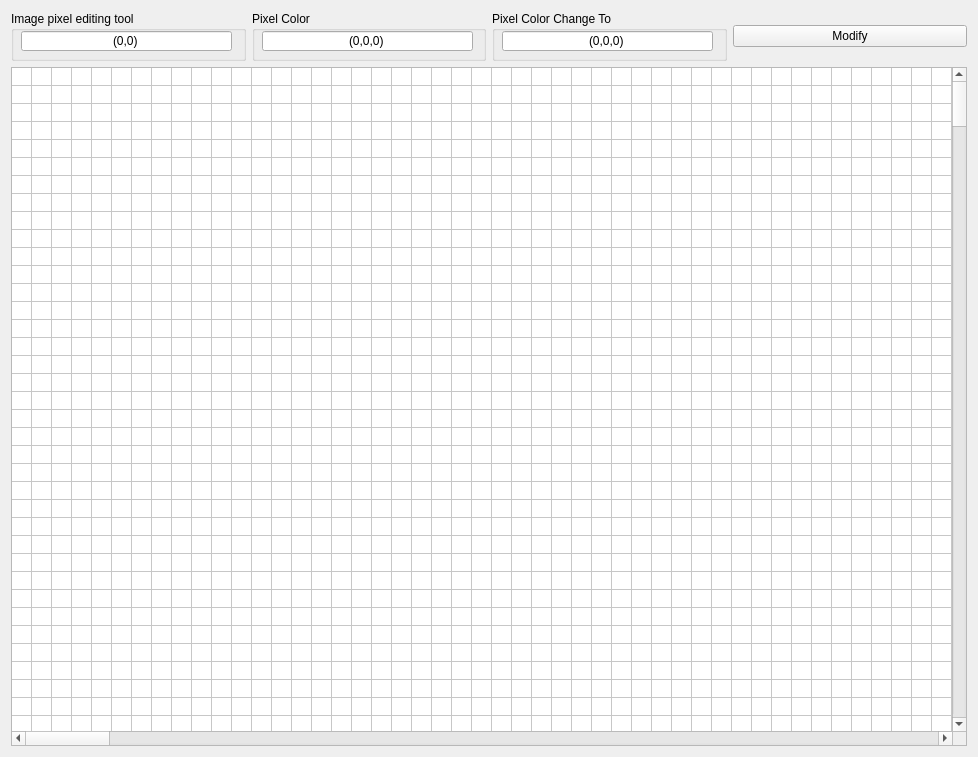
<?xml version="1.0" encoding="UTF-8"?>
<ui version="4.0">
 <class>Form</class>
 <widget class="QWidget" name="Form">
  <property name="geometry">
   <rect>
    <x>0</x>
    <y>0</y>
    <width>978</width>
    <height>757</height>
   </rect>
  </property>
  <property name="acceptDrops">
   <bool>false</bool>
  </property>
  <property name="windowTitle">
   <string>Single Image pixel editing tool</string>
  </property>
  <layout class="QGridLayout" name="gridLayout">
   <item row="0" column="0">
    <layout class="QHBoxLayout" name="horizontalLayout">
     <item>
      <widget class="QGroupBox" name="groupBox">
       <property name="minimumSize">
        <size>
         <width>0</width>
         <height>50</height>
        </size>
       </property>
       <property name="maximumSize">
        <size>
         <width>16777215</width>
         <height>50</height>
        </size>
       </property>
       <property name="title">
        <string>Image pixel editing tool</string>
       </property>
       <widget class="QLineEdit" name="txt_PixelLocation">
        <property name="geometry">
         <rect>
          <x>10</x>
          <y>20</y>
          <width>211</width>
          <height>20</height>
         </rect>
        </property>
        <property name="text">
         <string>(0,0)</string>
        </property>
        <property name="alignment">
         <set>Qt::AlignCenter</set>
        </property>
       </widget>
      </widget>
     </item>
     <item>
      <widget class="QGroupBox" name="groupBox_2">
       <property name="minimumSize">
        <size>
         <width>0</width>
         <height>50</height>
        </size>
       </property>
       <property name="maximumSize">
        <size>
         <width>16777215</width>
         <height>50</height>
        </size>
       </property>
       <property name="title">
        <string>Pixel Color</string>
       </property>
       <widget class="QLineEdit" name="txt_PixelColor">
        <property name="geometry">
         <rect>
          <x>10</x>
          <y>20</y>
          <width>211</width>
          <height>20</height>
         </rect>
        </property>
        <property name="text">
         <string>(0,0,0)</string>
        </property>
        <property name="alignment">
         <set>Qt::AlignCenter</set>
        </property>
       </widget>
      </widget>
     </item>
     <item>
      <widget class="QGroupBox" name="groupBox_3">
       <property name="minimumSize">
        <size>
         <width>0</width>
         <height>50</height>
        </size>
       </property>
       <property name="maximumSize">
        <size>
         <width>16777215</width>
         <height>50</height>
        </size>
       </property>
       <property name="title">
        <string>Pixel Color Change To</string>
       </property>
       <widget class="QLineEdit" name="txt_PixelColorToChange">
        <property name="geometry">
         <rect>
          <x>10</x>
          <y>20</y>
          <width>211</width>
          <height>20</height>
         </rect>
        </property>
        <property name="text">
         <string>(0,0,0)</string>
        </property>
        <property name="alignment">
         <set>Qt::AlignCenter</set>
        </property>
       </widget>
      </widget>
     </item>
     <item>
      <widget class="QPushButton" name="btn_Modify">
       <property name="text">
        <string>Modify</string>
       </property>
      </widget>
     </item>
    </layout>
   </item>
   <item row="1" column="0">
    <widget class="QTableWidget" name="pixeltableWidget">
     <property name="autoFillBackground">
      <bool>false</bool>
     </property>
     <property name="rowCount">
      <number>512</number>
     </property>
     <property name="columnCount">
      <number>512</number>
     </property>
     <attribute name="horizontalHeaderVisible">
      <bool>false</bool>
     </attribute>
     <attribute name="horizontalHeaderCascadingSectionResizes">
      <bool>false</bool>
     </attribute>
     <attribute name="horizontalHeaderMinimumSectionSize">
      <number>5</number>
     </attribute>
     <attribute name="horizontalHeaderDefaultSectionSize">
      <number>5</number>
     </attribute>
     <attribute name="verticalHeaderVisible">
      <bool>false</bool>
     </attribute>
     <attribute name="verticalHeaderMinimumSectionSize">
      <number>5</number>
     </attribute>
     <attribute name="verticalHeaderDefaultSectionSize">
      <number>5</number>
     </attribute>
     <attribute name="verticalHeaderHighlightSections">
      <bool>true</bool>
     </attribute>
     <row/>
     <row/>
     <row/>
     <row/>
     <row/>
     <row/>
     <row/>
     <row/>
     <row/>
     <row/>
     <row/>
     <row/>
     <row/>
     <row/>
     <row/>
     <row/>
     <row/>
     <row/>
     <row/>
     <row/>
     <row/>
     <row/>
     <row/>
     <row/>
     <row/>
     <row/>
     <row/>
     <row/>
     <row/>
     <row/>
     <row/>
     <row/>
     <row/>
     <row/>
     <row/>
     <row/>
     <row/>
     <row/>
     <row/>
     <row/>
     <row/>
     <row/>
     <row/>
     <row/>
     <row/>
     <row/>
     <row/>
     <row/>
     <row/>
     <row/>
     <row/>
     <row/>
     <row/>
     <row/>
     <row/>
     <row/>
     <row/>
     <row/>
     <row/>
     <row/>
     <row/>
     <row/>
     <row/>
     <row/>
     <row/>
     <row/>
     <row/>
     <row/>
     <row/>
     <row/>
     <row/>
     <row/>
     <row/>
     <row/>
     <row/>
     <row/>
     <row/>
     <row/>
     <row/>
     <row/>
     <row/>
     <row/>
     <row/>
     <row/>
     <row/>
     <row/>
     <row/>
     <row/>
     <row/>
     <row/>
     <row/>
     <row/>
     <row/>
     <row/>
     <row/>
     <row/>
     <row/>
     <row/>
     <row/>
     <row/>
     <row/>
     <row/>
     <row/>
     <row/>
     <row/>
     <row/>
     <row/>
     <row/>
     <row/>
     <row/>
     <row/>
     <row/>
     <row/>
     <row/>
     <row/>
     <row/>
     <row/>
     <row/>
     <row/>
     <row/>
     <row/>
     <row/>
     <row/>
     <row/>
     <row/>
     <row/>
     <row/>
     <row/>
     <row/>
     <row/>
     <row/>
     <row/>
     <row/>
     <row/>
     <row/>
     <row/>
     <row/>
     <row/>
     <row/>
     <row/>
     <row/>
     <row/>
     <row/>
     <row/>
     <row/>
     <row/>
     <row/>
     <row/>
     <row/>
     <row/>
     <row/>
     <row/>
     <row/>
     <row/>
     <row/>
     <row/>
     <row/>
     <row/>
     <row/>
     <row/>
     <row/>
     <row/>
     <row/>
     <row/>
     <row/>
     <row/>
     <row/>
     <row/>
     <row/>
     <row/>
     <row/>
     <row/>
     <row/>
     <row/>
     <row/>
     <row/>
     <row/>
     <row/>
     <row/>
     <row/>
     <row/>
     <row/>
     <row/>
     <row/>
     <row/>
     <row/>
     <row/>
     <row/>
     <row/>
     <row/>
     <row/>
     <row/>
     <row/>
     <row/>
     <row/>
     <row/>
     <row/>
     <row/>
     <row/>
     <row/>
     <row/>
     <row/>
     <row/>
     <row/>
     <row/>
     <row/>
     <row/>
     <row/>
     <row/>
     <row/>
     <row/>
     <row/>
     <row/>
     <row/>
     <row/>
     <row/>
     <row/>
     <row/>
     <row/>
     <row/>
     <row/>
     <row/>
     <row/>
     <row/>
     <row/>
     <row/>
     <row/>
     <row/>
     <row/>
     <row/>
     <row/>
     <row/>
     <row/>
     <row/>
     <row/>
     <row/>
     <row/>
     <row/>
     <row/>
     <row/>
     <row/>
     <row/>
     <row/>
     <row/>
     <row/>
     <row/>
     <row/>
     <row/>
     <row/>
     <row/>
     <row/>
     <row/>
     <row/>
     <row/>
     <row/>
     <row/>
     <row/>
     <row/>
     <row/>
     <row/>
     <row/>
     <row/>
     <row/>
     <row/>
     <row/>
     <row/>
     <row/>
     <row/>
     <row/>
     <row/>
     <row/>
     <row/>
     <row/>
     <row/>
     <row/>
     <row/>
     <row/>
     <row/>
     <row/>
     <row/>
     <row/>
     <row/>
     <row/>
     <row/>
     <row/>
     <row/>
     <row/>
     <row/>
     <row/>
     <row/>
     <row/>
     <row/>
     <row/>
     <row/>
     <row/>
     <row/>
     <row/>
     <row/>
     <row/>
     <row/>
     <row/>
     <row/>
     <row/>
     <row/>
     <row/>
     <row/>
     <row/>
     <row/>
     <row/>
     <row/>
     <row/>
     <row/>
     <row/>
     <row/>
     <row/>
     <row/>
     <row/>
     <row/>
     <row/>
     <row/>
     <row/>
     <row/>
     <row/>
     <row/>
     <row/>
     <row/>
     <row/>
     <row/>
     <row/>
     <row/>
     <row/>
     <row/>
     <row/>
     <row/>
     <row/>
     <row/>
     <row/>
     <row/>
     <row/>
     <row/>
     <row/>
     <row/>
     <row/>
     <row/>
     <row/>
     <row/>
     <row/>
     <row/>
     <row/>
     <row/>
     <row/>
     <row/>
     <row/>
     <row/>
     <row/>
     <row/>
     <row/>
     <row/>
     <row/>
     <row/>
     <row/>
     <row/>
     <row/>
     <row/>
     <row/>
     <row/>
     <row/>
     <row/>
     <row/>
     <row/>
     <row/>
     <row/>
     <row/>
     <row/>
     <row/>
     <row/>
     <row/>
     <row/>
     <row/>
     <row/>
     <row/>
     <row/>
     <row/>
     <row/>
     <row/>
     <row/>
     <row/>
     <row/>
     <row/>
     <row/>
     <row/>
     <row/>
     <row/>
     <row/>
     <row/>
     <row/>
     <row/>
     <row/>
     <row/>
     <row/>
     <row/>
     <row/>
     <row/>
     <row/>
     <row/>
     <row/>
     <row/>
     <row/>
     <row/>
     <row/>
     <row/>
     <row/>
     <row/>
     <row/>
     <row/>
     <row/>
     <row/>
     <row/>
     <row/>
     <row/>
     <row/>
     <row/>
     <row/>
     <row/>
     <row/>
     <row/>
     <row/>
     <row/>
     <row/>
     <row/>
     <row/>
     <row/>
     <row/>
     <row/>
     <row/>
     <row/>
     <row/>
     <row/>
     <row/>
     <row/>
     <row/>
     <row/>
     <row/>
     <row/>
     <row/>
     <row/>
     <row/>
     <row/>
     <row/>
     <row/>
     <row/>
     <row/>
     <row/>
     <row/>
     <row/>
     <row/>
     <row/>
     <row/>
     <row/>
     <row/>
     <row/>
     <row/>
     <row/>
     <row/>
     <row/>
     <row/>
     <row/>
     <row/>
     <row/>
     <row/>
     <row/>
     <row/>
     <row/>
     <row/>
     <row/>
     <row/>
     <row/>
     <row/>
     <row/>
     <row/>
     <row/>
     <row/>
     <row/>
     <row/>
     <row/>
     <row/>
     <row/>
     <row/>
     <row/>
     <row/>
     <row/>
     <row/>
     <row/>
     <row/>
     <row/>
     <row/>
     <row/>
     <row/>
     <row/>
     <row/>
     <row/>
     <row/>
     <row/>
     <row/>
     <row/>
     <row/>
     <row/>
     <row/>
     <row/>
     <row/>
     <row/>
     <row/>
     <column/>
     <column/>
     <column/>
     <column/>
     <column/>
     <column/>
     <column/>
     <column/>
     <column/>
     <column/>
     <column/>
     <column/>
     <column/>
     <column/>
     <column/>
     <column/>
     <column/>
     <column/>
     <column/>
     <column/>
     <column/>
     <column/>
     <column/>
     <column/>
     <column/>
     <column/>
     <column/>
     <column/>
     <column/>
     <column/>
     <column/>
     <column/>
     <column/>
     <column/>
     <column/>
     <column/>
     <column/>
     <column/>
     <column/>
     <column/>
     <column/>
     <column/>
     <column/>
     <column/>
     <column/>
     <column/>
     <column/>
     <column/>
     <column/>
     <column/>
     <column/>
     <column/>
     <column/>
     <column/>
     <column/>
     <column/>
     <column/>
     <column/>
     <column/>
     <column/>
     <column/>
     <column/>
     <column/>
     <column/>
     <column/>
     <column/>
     <column/>
     <column/>
     <column/>
     <column/>
     <column/>
     <column/>
     <column/>
     <column/>
     <column/>
     <column/>
     <column/>
     <column/>
     <column/>
     <column/>
     <column/>
     <column/>
     <column/>
     <column/>
     <column/>
     <column/>
     <column/>
     <column/>
     <column/>
     <column/>
     <column/>
     <column/>
     <column/>
     <column/>
     <column/>
     <column/>
     <column/>
     <column/>
     <column/>
     <column/>
     <column/>
     <column/>
     <column/>
     <column/>
     <column/>
     <column/>
     <column/>
     <column/>
     <column/>
     <column/>
     <column/>
     <column/>
     <column/>
     <column/>
     <column/>
     <column/>
     <column/>
     <column/>
     <column/>
     <column/>
     <column/>
     <column/>
     <column/>
     <column/>
     <column/>
     <column/>
     <column/>
     <column/>
     <column/>
     <column/>
     <column/>
     <column/>
     <column/>
     <column/>
     <column/>
     <column/>
     <column/>
     <column/>
     <column/>
     <column/>
     <column/>
     <column/>
     <column/>
     <column/>
     <column/>
     <column/>
     <column/>
     <column/>
     <column/>
     <column/>
     <column/>
     <column/>
     <column/>
     <column/>
     <column/>
     <column/>
     <column/>
     <column/>
     <column/>
     <column/>
     <column/>
     <column/>
     <column/>
     <column/>
     <column/>
     <column/>
     <column/>
     <column/>
     <column/>
     <column/>
     <column/>
     <column/>
     <column/>
     <column/>
     <column/>
     <column/>
     <column/>
     <column/>
     <column/>
     <column/>
     <column/>
     <column/>
     <column/>
     <column/>
     <column/>
     <column/>
     <column/>
     <column/>
     <column/>
     <column/>
     <column/>
     <column/>
     <column/>
     <column/>
     <column/>
     <column/>
     <column/>
     <column/>
     <column/>
     <column/>
     <column/>
     <column/>
     <column/>
     <column/>
     <column/>
     <column/>
     <column/>
     <column/>
     <column/>
     <column/>
     <column/>
     <column/>
     <column/>
     <column/>
     <column/>
     <column/>
     <column/>
     <column/>
     <column/>
     <column/>
     <column/>
     <column/>
     <column/>
     <column/>
     <column/>
     <column/>
     <column/>
     <column/>
     <column/>
     <column/>
     <column/>
     <column/>
     <column/>
     <column/>
     <column/>
     <column/>
     <column/>
     <column/>
     <column/>
     <column/>
     <column/>
     <column/>
     <column/>
     <column/>
     <column/>
     <column/>
     <column/>
     <column/>
     <column/>
     <column/>
     <column/>
     <column/>
     <column/>
     <column/>
     <column/>
     <column/>
     <column/>
     <column/>
     <column/>
     <column/>
     <column/>
     <column/>
     <column/>
     <column/>
     <column/>
     <column/>
     <column/>
     <column/>
     <column/>
     <column/>
     <column/>
     <column/>
     <column/>
     <column/>
     <column/>
     <column/>
     <column/>
     <column/>
     <column/>
     <column/>
     <column/>
     <column/>
     <column/>
     <column/>
     <column/>
     <column/>
     <column/>
     <column/>
     <column/>
     <column/>
     <column/>
     <column/>
     <column/>
     <column/>
     <column/>
     <column/>
     <column/>
     <column/>
     <column/>
     <column/>
     <column/>
     <column/>
     <column/>
     <column/>
     <column/>
     <column/>
     <column/>
     <column/>
     <column/>
     <column/>
     <column/>
     <column/>
     <column/>
     <column/>
     <column/>
     <column/>
     <column/>
     <column/>
     <column/>
     <column/>
     <column/>
     <column/>
     <column/>
     <column/>
     <column/>
     <column/>
     <column/>
     <column/>
     <column/>
     <column/>
     <column/>
     <column/>
     <column/>
     <column/>
     <column/>
     <column/>
     <column/>
     <column/>
     <column/>
     <column/>
     <column/>
     <column/>
     <column/>
     <column/>
     <column/>
     <column/>
     <column/>
     <column/>
     <column/>
     <column/>
     <column/>
     <column/>
     <column/>
     <column/>
     <column/>
     <column/>
     <column/>
     <column/>
     <column/>
     <column/>
     <column/>
     <column/>
     <column/>
     <column/>
     <column/>
     <column/>
     <column/>
     <column/>
     <column/>
     <column/>
     <column/>
     <column/>
     <column/>
     <column/>
     <column/>
     <column/>
     <column/>
     <column/>
     <column/>
     <column/>
     <column/>
     <column/>
     <column/>
     <column/>
     <column/>
     <column/>
     <column/>
     <column/>
     <column/>
     <column/>
     <column/>
     <column/>
     <column/>
     <column/>
     <column/>
     <column/>
     <column/>
     <column/>
     <column/>
     <column/>
     <column/>
     <column/>
     <column/>
     <column/>
     <column/>
     <column/>
     <column/>
     <column/>
     <column/>
     <column/>
     <column/>
     <column/>
     <column/>
     <column/>
     <column/>
     <column/>
     <column/>
     <column/>
     <column/>
     <column/>
     <column/>
     <column/>
     <column/>
     <column/>
     <column/>
     <column/>
     <column/>
     <column/>
     <column/>
     <column/>
     <column/>
     <column/>
     <column/>
     <column/>
     <column/>
     <column/>
     <column/>
     <column/>
     <column/>
     <column/>
     <column/>
     <column/>
     <column/>
     <column/>
     <column/>
     <column/>
     <column/>
     <column/>
     <column/>
     <column/>
     <column/>
     <column/>
     <column/>
     <column/>
     <column/>
     <column/>
     <column/>
     <column/>
     <column/>
     <column/>
     <column/>
     <column/>
     <column/>
     <column/>
     <column/>
     <column/>
     <column/>
     <column/>
     <column/>
     <column/>
     <column/>
     <column/>
     <column/>
     <column/>
     <column/>
     <column/>
     <column/>
     <column/>
     <column/>
     <column/>
     <column/>
     <column/>
     <column/>
     <column/>
     <column/>
     <column/>
     <column/>
     <column/>
     <column/>
     <column/>
     <column/>
     <column/>
     <column/>
     <column/>
     <column/>
     <column/>
     <column/>
     <column/>
     <column/>
     <column/>
     <column/>
     <column/>
     <column/>
     <column/>
     <column/>
     <column/>
     <column/>
     <column/>
     <column/>
     <column/>
     <column/>
     <column/>
    </widget>
   </item>
  </layout>
 </widget>
 <resources/>
 <connections/>
</ui>
